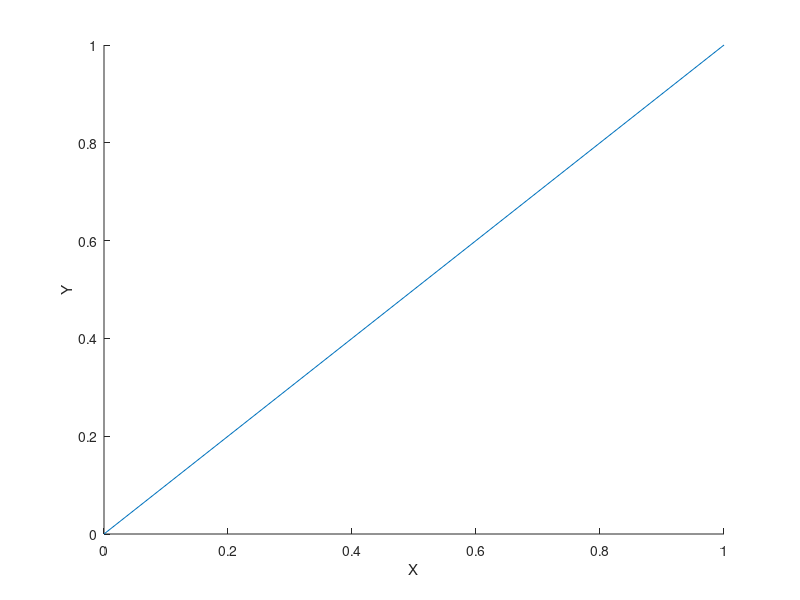

This chart was generated by the following MATLAB code: (Note: this script raises an error after producing the figure.)
%=============================================================================
% Copyright (c) 2026-present Allan CORNET (Nelson)
%=============================================================================
% This file is part of Nelson.
%=============================================================================
% LICENCE_BLOCK_BEGIN
% SPDX-License-Identifier: LGPL-3.0-or-later
% LICENCE_BLOCK_END
%=============================================================================
% <--ADV-CLI MODE-->
%=============================================================================
% Axis labels re-derive their Rotation and alignment from the View (auto
% RotationMode semantics). Expected values below cover automatic behavior
% across view(2), view(3) and several azimuths.
%=============================================================================
f = figure('Visible', 'off');
plot3([0 1], [0 1], [0 1]);
ax = gca();
xlabel(ax, 'X');
ylabel(ax, 'Y');
zlabel(ax, 'Z');
%=============================================================================
% 2D view.
view(ax, 2);
drawnow();
assert_axis_label_orientation(ax, 'XLabel', 0, 'center', 'top');
assert_axis_label_orientation(ax, 'YLabel', 90, 'center', 'bottom');
assert_axis_label_orientation(ax, 'ZLabel', 0, 'center', 'middle');
%=============================================================================
